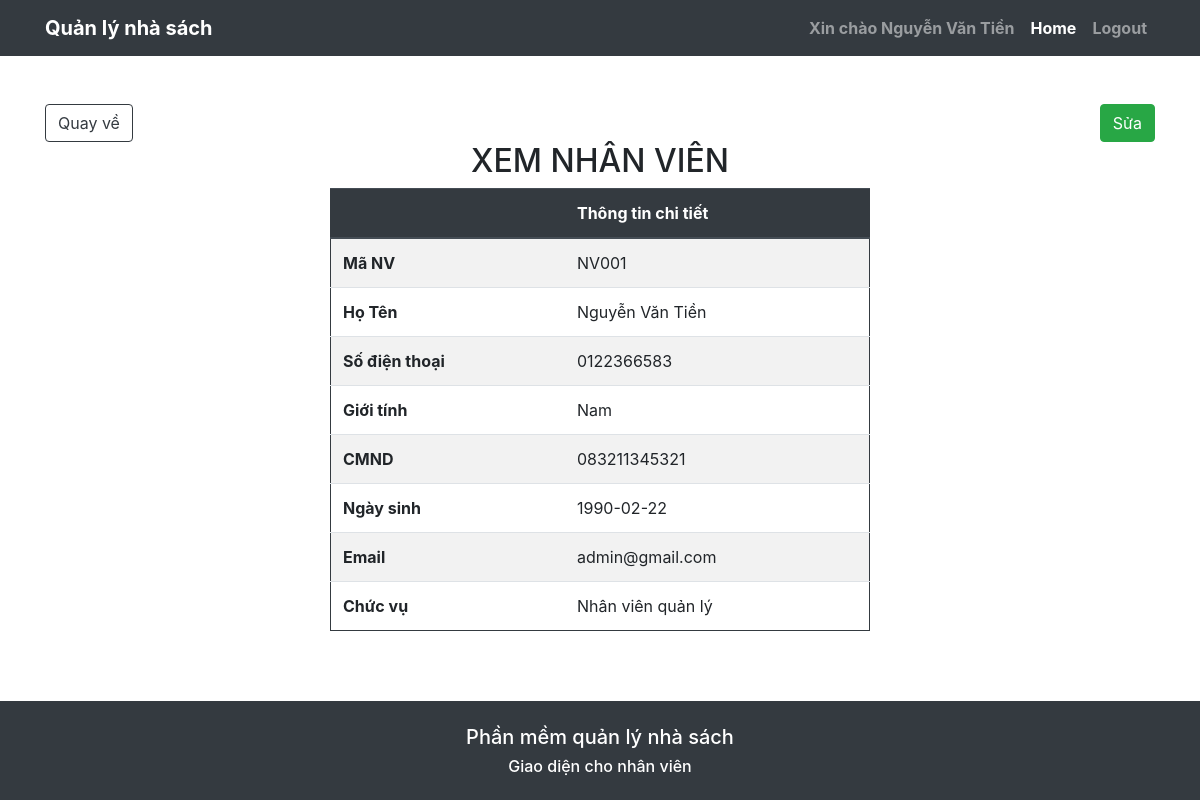
/?controller=nhanvien&action=view&id=NV001 (signed in), run on the app's committed database.
### tables this page shows
CREATE TABLE `nhanvien` (
  `MaNV` char(5) NOT NULL,
  `HoTen` varchar(40) NOT NULL,
  `SDT` varchar(10) NOT NULL,
  `GioiTinh` varchar(3) NOT NULL,
  `CMND` char(12) NOT NULL,
  `NgaySinh` date NOT NULL,
  `Email` char(255) NOT NULL,
  `ChucVu` char(4) NOT NULL
);

### controllers/nhanvienquanly/base_controller.php (called while the page is built, shortened)
<?php
    function render($view, $data = array()) {
        extract($data);
        require_once('views/nhanvienquanly/' .$GLOBALS['name'] . '/' . $view . '.php');
        require_once('views/layout/template.php');
    }
?>

### controllers/nhanvienquanly/nhanvien_controller.php (called while the page is built, shortened)
<?php
    require_once('base_controller.php');
    require_once('models/NhanVien.php');
    $action();
    function view() {
        $id = filter_input(INPUT_GET,'id', FILTER_SANITIZE_STRING);
        $nhanvien = get_db($id);
        $data = array('chitietnv' => $nhanvien);
        render('view', $data);
    }
?>

### route.php (called while the page is built, shortened)
<?php
    include_once("controllers/" . $controller. "_controller.php");
?>

### index.php (called while the page is built, shortened)
<?php
    require_once('route.php');
?>

### models/NhanVien.php (called while the page is built, shortened)
<?php
    function get_db($manv) {
        $sql = "select * from nhanvien where MaNV = ?";
        $conn = get_connection();
        $stmt = $conn->prepare($sql);
        $stmt->bind_param('s', $manv);
        if ( !$stmt->execute() ) {
            return array('code'=>1, 'message'=>'Execute command failed');
        }
        $result = $stmt->get_result();
        $data = $result->fetch_assoc();
        return array('code'=>0, 'message'=>'Get data successful', 'data'=>$data);
    }
?>

### views/nhanvienquanly/nhanvien/view.php (the view)
<?php
if (isset($data['chitietnv']['data'])) {
    $chitiet = $data['chitietnv']['data'];
    $chucvu = '';
    if ( $chitiet['ChucVu']==='NVBH' ) {
        $chucvu = "Nhân viên bán hàng";
    } else if ( $chitiet['ChucVu']==='NVK' ) {
        $chucvu = "Nhân viên kho";
    } else if ( $chitiet['ChucVu']==='NVKT' ) {
        $chucvu = "Nhân viên kế toán";
    } else if ( $chitiet['ChucVu']==='NVQL' ) {
        $chucvu = "Nhân viên quản lý";
    }
} else {
    $chitiet = array();
}
?>
<div class="container pt-5">
    <div class="d-flex">
    <a href="?controller=nhanvien&action=index" class="btn btn-outline-dark mr-auto">Quay về</a>
    <a href="?controller=nhanvien&action=update&id=<?=$chitiet['MaNV']?>" class="btn btn-success">Sửa</a>
    </div>
    <h2 class="text-center">XEM NHÂN VIÊN</h2>
    <div class="row justify-content-center">
    <div class="col-md-8 col-lg-6">
    <table class="table table-striped border border-dark">
        <thead class="thead-dark">
        <tr>
            <th></th>
            <th>Thông tin chi tiết</th>
        </tr>
        </thead>
        <tbody>
        <tr>
            <th>Mã NV</th>
            <td><?=$chitiet['MaNV']?></td>
        </tr>
        <tr>
            <th>Họ Tên</th>
            <td><?=$chitiet['HoTen']?></td>
        </tr>
        <tr>
            <th>Số điện thoại</th>
            <td><?=$chitiet['SDT']?></td>
        </tr>
        <tr>
            <th>Giới tính</th>
            <td><?=$chitiet['GioiTinh']?></td>
        </tr>
        <tr>
            <th>CMND</th>
            <td><?=$chitiet['CMND']?></td>
        </tr>
        <tr>
            <th>Ngày sinh</th>
            <td><?=$chitiet['NgaySinh']?></td>
        </tr>
        <tr>
            <th>Email</th>
            <td><?=$chitiet['Email']?></td>
        </tr>
        <tr>
            <th>Chức vụ</th>
            <td><?=$chucvu?></td>
        </tr>
        </tbody>
    </table>
    </div>
    </div>
</div>

### style.css (style rules this page uses)
body { min-height: 100vh; display: grid; grid-template-rows: auto 1fr auto; }

### data on the page
nhanvien: MaNV "NV001", HoTen "Nguyễn Văn Tiền", SDT "0122366583", GioiTinh "Nam", CMND "083211345321", NgaySinh "1990-02-22", Email "admin@gmail.com", ChucVu "Nhân viên quản lý"

### other printed values
$hoten "Nguyễn Văn Tiền"
